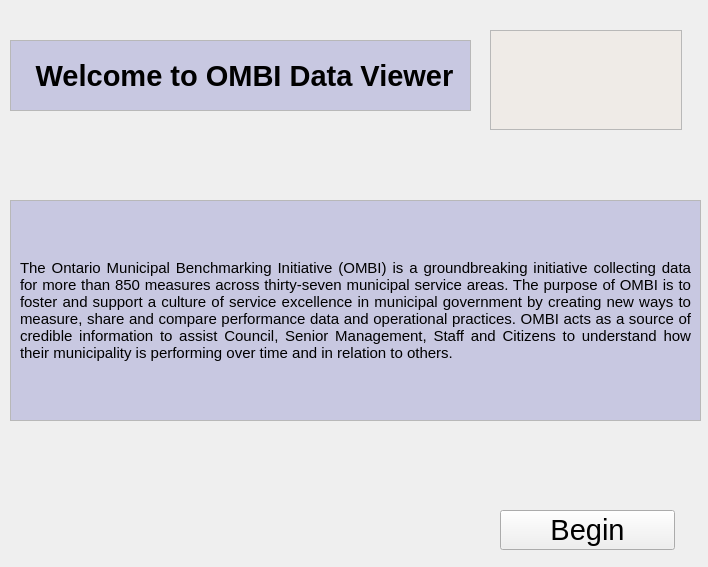
<?xml version="1.0" encoding="UTF-8"?>
<ui version="4.0">
 <class>MainWindow</class>
 <widget class="QMainWindow" name="MainWindow">
  <property name="geometry">
   <rect>
    <x>0</x>
    <y>0</y>
    <width>708</width>
    <height>567</height>
   </rect>
  </property>
  <property name="minimumSize">
   <size>
    <width>708</width>
    <height>567</height>
   </size>
  </property>
  <property name="maximumSize">
   <size>
    <width>708</width>
    <height>567</height>
   </size>
  </property>
  <property name="windowTitle">
   <string>OMBI Data Viewer</string>
  </property>
  <property name="windowIcon">
   <iconset>
    <normaloff>../build-CS3307Group3-Desktop-Debug/ombi-prog-logo.png</normaloff>../build-CS3307Group3-Desktop-Debug/ombi-prog-logo.png</iconset>
  </property>
  <property name="styleSheet">
   <string notr="true"/>
  </property>
  <property name="toolButtonStyle">
   <enum>Qt::ToolButtonFollowStyle</enum>
  </property>
  <property name="tabShape">
   <enum>QTabWidget::Rounded</enum>
  </property>
  <widget class="QWidget" name="centralWidget">
   <widget class="QGraphicsView" name="graphicsView">
    <property name="geometry">
     <rect>
      <x>490</x>
      <y>30</y>
      <width>192</width>
      <height>100</height>
     </rect>
    </property>
    <property name="minimumSize">
     <size>
      <width>192</width>
      <height>100</height>
     </size>
    </property>
    <property name="maximumSize">
     <size>
      <width>192</width>
      <height>100</height>
     </size>
    </property>
    <property name="palette">
     <palette>
      <active>
       <colorrole role="Base">
        <brush brushstyle="SolidPattern">
         <color alpha="255">
          <red>239</red>
          <green>235</green>
          <blue>231</blue>
         </color>
        </brush>
       </colorrole>
      </active>
      <inactive>
       <colorrole role="Base">
        <brush brushstyle="SolidPattern">
         <color alpha="255">
          <red>239</red>
          <green>235</green>
          <blue>231</blue>
         </color>
        </brush>
       </colorrole>
      </inactive>
      <disabled>
       <colorrole role="Base">
        <brush brushstyle="SolidPattern">
         <color alpha="255">
          <red>239</red>
          <green>235</green>
          <blue>231</blue>
         </color>
        </brush>
       </colorrole>
      </disabled>
     </palette>
    </property>
    <property name="autoFillBackground">
     <bool>true</bool>
    </property>
    <property name="verticalScrollBarPolicy">
     <enum>Qt::ScrollBarAlwaysOff</enum>
    </property>
    <property name="horizontalScrollBarPolicy">
     <enum>Qt::ScrollBarAlwaysOff</enum>
    </property>
   </widget>
   <widget class="QGraphicsView" name="graphicsView_2">
    <property name="geometry">
     <rect>
      <x>10</x>
      <y>200</y>
      <width>691</width>
      <height>221</height>
     </rect>
    </property>
    <property name="palette">
     <palette>
      <active>
       <colorrole role="Light">
        <brush brushstyle="SolidPattern">
         <color alpha="255">
          <red>255</red>
          <green>255</green>
          <blue>255</blue>
         </color>
        </brush>
       </colorrole>
       <colorrole role="Base">
        <brush brushstyle="SolidPattern">
         <color alpha="255">
          <red>200</red>
          <green>200</green>
          <blue>225</blue>
         </color>
        </brush>
       </colorrole>
      </active>
      <inactive>
       <colorrole role="Light">
        <brush brushstyle="SolidPattern">
         <color alpha="255">
          <red>255</red>
          <green>255</green>
          <blue>255</blue>
         </color>
        </brush>
       </colorrole>
       <colorrole role="Base">
        <brush brushstyle="SolidPattern">
         <color alpha="255">
          <red>200</red>
          <green>200</green>
          <blue>225</blue>
         </color>
        </brush>
       </colorrole>
      </inactive>
      <disabled>
       <colorrole role="Light">
        <brush brushstyle="SolidPattern">
         <color alpha="255">
          <red>255</red>
          <green>255</green>
          <blue>255</blue>
         </color>
        </brush>
       </colorrole>
       <colorrole role="Base">
        <brush brushstyle="SolidPattern">
         <color alpha="255">
          <red>239</red>
          <green>235</green>
          <blue>231</blue>
         </color>
        </brush>
       </colorrole>
      </disabled>
     </palette>
    </property>
   </widget>
   <widget class="QGraphicsView" name="graphicsView_3">
    <property name="geometry">
     <rect>
      <x>10</x>
      <y>40</y>
      <width>461</width>
      <height>71</height>
     </rect>
    </property>
    <property name="palette">
     <palette>
      <active>
       <colorrole role="Base">
        <brush brushstyle="SolidPattern">
         <color alpha="255">
          <red>200</red>
          <green>200</green>
          <blue>225</blue>
         </color>
        </brush>
       </colorrole>
      </active>
      <inactive>
       <colorrole role="Base">
        <brush brushstyle="SolidPattern">
         <color alpha="255">
          <red>200</red>
          <green>200</green>
          <blue>225</blue>
         </color>
        </brush>
       </colorrole>
      </inactive>
      <disabled>
       <colorrole role="Base">
        <brush brushstyle="SolidPattern">
         <color alpha="255">
          <red>239</red>
          <green>235</green>
          <blue>231</blue>
         </color>
        </brush>
       </colorrole>
      </disabled>
     </palette>
    </property>
   </widget>
   <widget class="QPushButton" name="pushButton_2">
    <property name="geometry">
     <rect>
      <x>500</x>
      <y>510</y>
      <width>175</width>
      <height>40</height>
     </rect>
    </property>
    <property name="minimumSize">
     <size>
      <width>175</width>
      <height>40</height>
     </size>
    </property>
    <property name="maximumSize">
     <size>
      <width>175</width>
      <height>40</height>
     </size>
    </property>
    <property name="font">
     <font>
      <family>Liberation Sans</family>
      <pointsize>22</pointsize>
      <weight>50</weight>
      <italic>false</italic>
      <bold>false</bold>
     </font>
    </property>
    <property name="text">
     <string>Begin</string>
    </property>
   </widget>
   <widget class="QLabel" name="label">
    <property name="geometry">
     <rect>
      <x>20</x>
      <y>50</y>
      <width>441</width>
      <height>51</height>
     </rect>
    </property>
    <property name="minimumSize">
     <size>
      <width>431</width>
      <height>51</height>
     </size>
    </property>
    <property name="maximumSize">
     <size>
      <width>5555</width>
      <height>51</height>
     </size>
    </property>
    <property name="font">
     <font>
      <family>Liberation Sans</family>
      <pointsize>22</pointsize>
      <weight>75</weight>
      <bold>true</bold>
     </font>
    </property>
    <property name="text">
     <string> Welcome to OMBI Data Viewer</string>
    </property>
    <property name="alignment">
     <set>Qt::AlignCenter</set>
    </property>
   </widget>
   <widget class="QLabel" name="label_2">
    <property name="geometry">
     <rect>
      <x>20</x>
      <y>210</y>
      <width>671</width>
      <height>201</height>
     </rect>
    </property>
    <property name="font">
     <font>
      <family>Liberation Sans</family>
      <pointsize>11</pointsize>
      <weight>50</weight>
      <italic>false</italic>
      <bold>false</bold>
     </font>
    </property>
    <property name="text">
     <string>The Ontario Municipal Benchmarking Initiative (OMBI) is a groundbreaking initiative collecting data for more than 850 measures across thirty-seven municipal service areas. The purpose of OMBI is to foster and support a culture of service excellence in municipal government by creating new ways to measure, share and compare performance data and operational practices. OMBI acts as a source of credible information to assist Council, Senior Management, Staff and Citizens to understand how their municipality is performing over time and in relation to others.</string>
    </property>
    <property name="alignment">
     <set>Qt::AlignJustify|Qt::AlignVCenter</set>
    </property>
    <property name="wordWrap">
     <bool>true</bool>
    </property>
   </widget>
   <zorder>pushButton_2</zorder>
   <zorder>graphicsView_3</zorder>
   <zorder>graphicsView</zorder>
   <zorder>graphicsView_2</zorder>
   <zorder>label</zorder>
   <zorder>label_2</zorder>
  </widget>
 </widget>
 <layoutdefault spacing="6" margin="11"/>
 <resources/>
 <connections/>
</ui>
